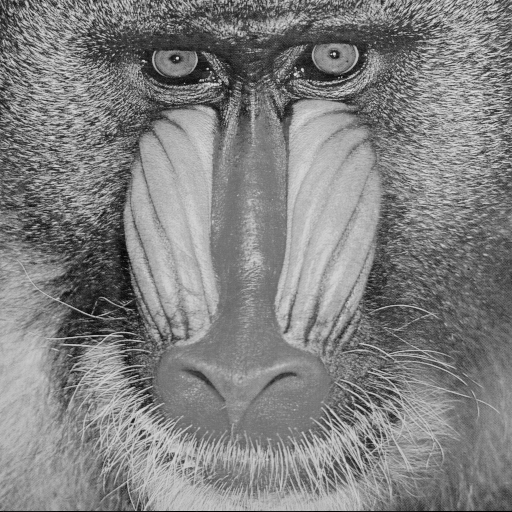
#> input picture shared/media/Baboon.bmp, 512 x 512 px
$ python 2.py
#> lines starting #> are read from the running program, lines starting #| are printed output that depends on the picture
# Ex 2

import matplotlib.image as mpimg
import matplotlib.pyplot as plt
import numpy as np


def img_svd(path):
    # load image
#> called with path = '../shared/media/Baboon.bmp'
    image = mpimg.imread(path)
#> image is the input picture: shape (512, 512); min 0, max 230, mean 129.1
    # calculate SVD
    u, s, v = np.linalg.svd(image)
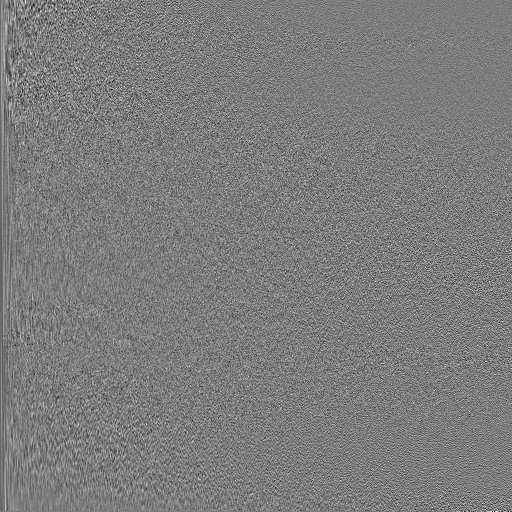
#> u: shape (512, 512) float64; min -0.263, max 0.274, mean -7.08e-05; drawn with min black and max white
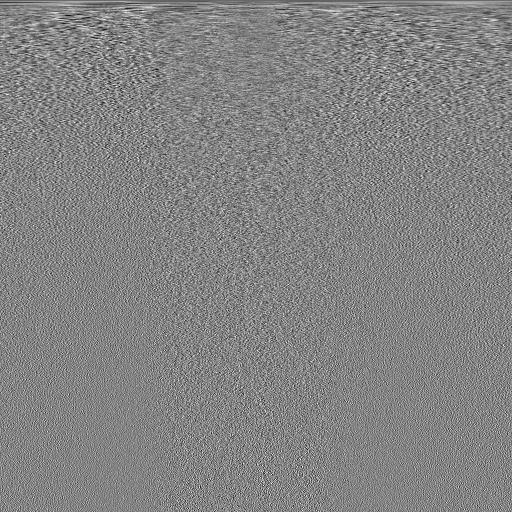
#> v: shape (512, 512) float64; min -0.213, max 0.199, mean -8.34e-05; drawn with min black and max white
#> s = 512 values, max 66864.5 at index 0, min 0.307 at index 511, mean 603.6
    return image, u, s, v


def k_aprox(u_orig, s_orig, v_orig, k):
    U_k = u_orig[:, :k]
    S_k = np.diag(s_orig[:k])
    V_k = v_orig[:k, :]
    k_image = np.dot(U_k, np.dot(S_k, V_k))

    return k_image


if __name__ == '__main__':
    print("---------------------\na)")
    original_img, U, S, V = img_svd('../shared/media/Baboon.bmp')
#> S has the same summary as s in img_svd
    plt.title('Original Image')
    plt.imshow(original_img, cmap='gray')
    plt.show()
    # print("U: ", U)
    # print("S: ", S)
    # print("V: ", V)

    print("---------------------\nb) + c)")
    m, n = U.shape
#> m = 512; n = 512
    print("M = %d x %d" % (m, n))
#| M = 512 x 512
    approx_image = k_aprox(U, S, V, 50)
#> in k_aprox, `U_k = u_orig[:, :k]`:
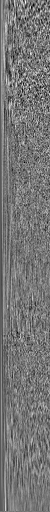
#> U_k: shape (512, 50) float64; min -0.195, max 0.222, mean -0.000791; drawn with min black and max white
#> in k_aprox, `S_k = np.diag(s_orig[:k])`:
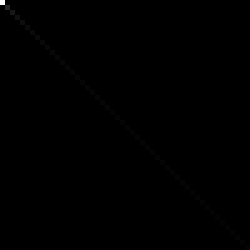
#> S_k: shape (50, 50) float64 (shown 5 times larger); min 0, max 66864.5, mean 64.9; drawn with min black and max white
#> in k_aprox, `V_k = v_orig[:k, :]`:
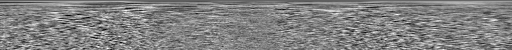
#> V_k: shape (50, 512) float64; min -0.19, max 0.181, mean -0.000832; drawn with min black and max white
    plt.title('Approximation Image with k=50')
    plt.imshow(approx_image, cmap='gray')
    plt.show()

    print("---------------------\nd)")
    k_list = [10, 20, 50, 100, 500]
    for k in k_list:
        approx_image = k_aprox(U, S, V, k)
        plt.title('Approximation Image with k=%d' % k)
        plt.imshow(approx_image, cmap='gray')
        plt.show()
#> this loop made 5 passes
#> pass 1, in k_aprox (call 2), `k_image = np.dot(U_k, np.dot(S_k, V_k))`:
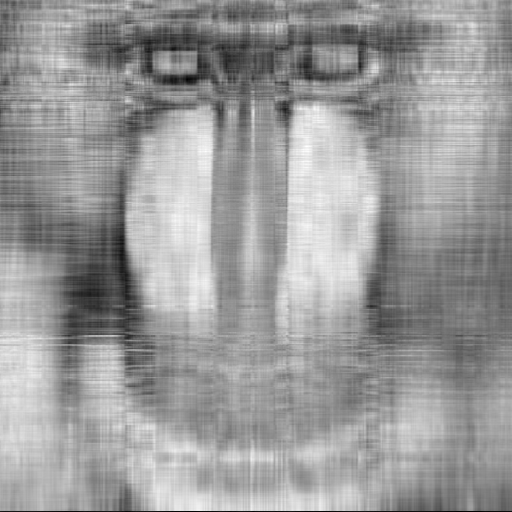
#> k_image: shape (512, 512) float64; min -1.65, max 214.7, mean 129.1; drawn with min black and max white
#> pass 2, `plt.show()`:
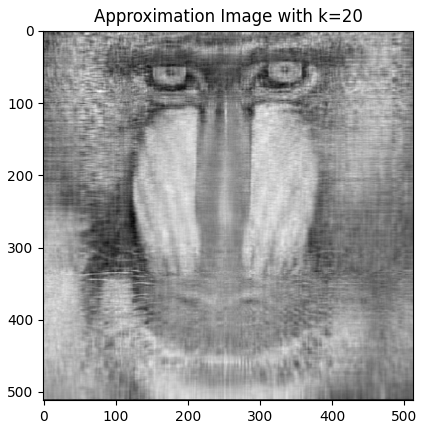
#> figure drawn by matplotlib, 1 panel
